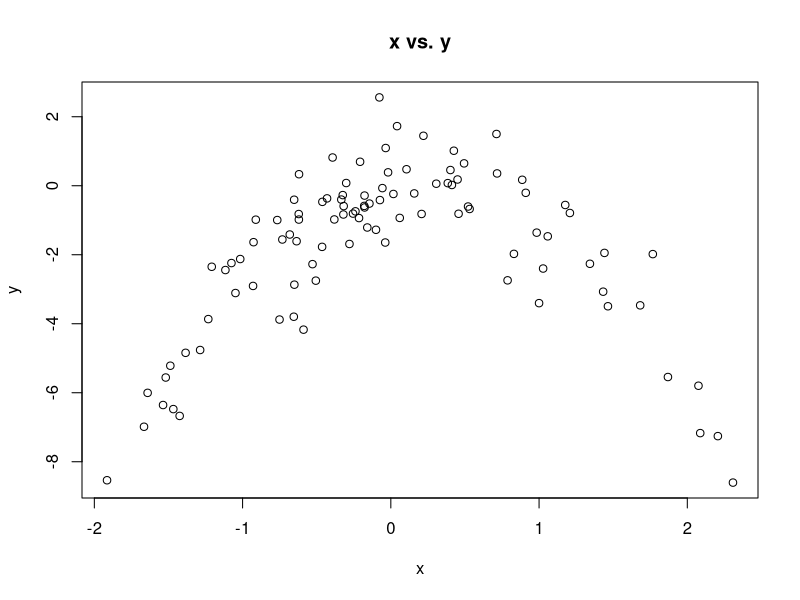

Reproduce this figure in R.
## ---- chunk 1
set.seed(1)
y=rnorm (100)
x=rnorm (100)
y=x-2*x^2+ rnorm (100)
## ---- chunk 2

plot(x,y, main="x vs. y")

## ---- chunk 3
library(boot)
## ---- chunk 4

Data <- as.data.frame(cbind(x, y))
set.seed(1)
glm.fit1 <- glm(y ~ x)
cv.glm(Data, glm.fit1)$delta[1]
## ---- chunk 5
glm.fit2 <- glm(y ~ poly(x, 2))
cv.glm(Data, glm.fit2)$delta[1]
## ---- chunk 6
glm.fit3 <- glm(y ~ poly(x, 3))
cv.glm(Data, glm.fit3)$delta[1]
## ---- chunk 7
glm.fit4 <- glm(y ~ poly(x, 4))
cv.glm(Data, glm.fit4)$delta[1]
## ---- chunk 8

set.seed(10)
glm.fit1 <- glm(y ~ x)
cv.glm(Data, glm.fit1)$delta[1]
## ---- chunk 9
glm.fit2 <- glm(y ~ poly(x, 2))
cv.glm(Data, glm.fit2)$delta[1]
## ---- chunk 10
glm.fit3 <- glm(y ~ poly(x, 3))
cv.glm(Data, glm.fit3)$delta[1]
## ---- chunk 11
glm.fit4 <- glm(y ~ poly(x, 4))
cv.glm(Data, glm.fit4)$delta[1]
## ---- chunk 12
summary(glm.fit4)

